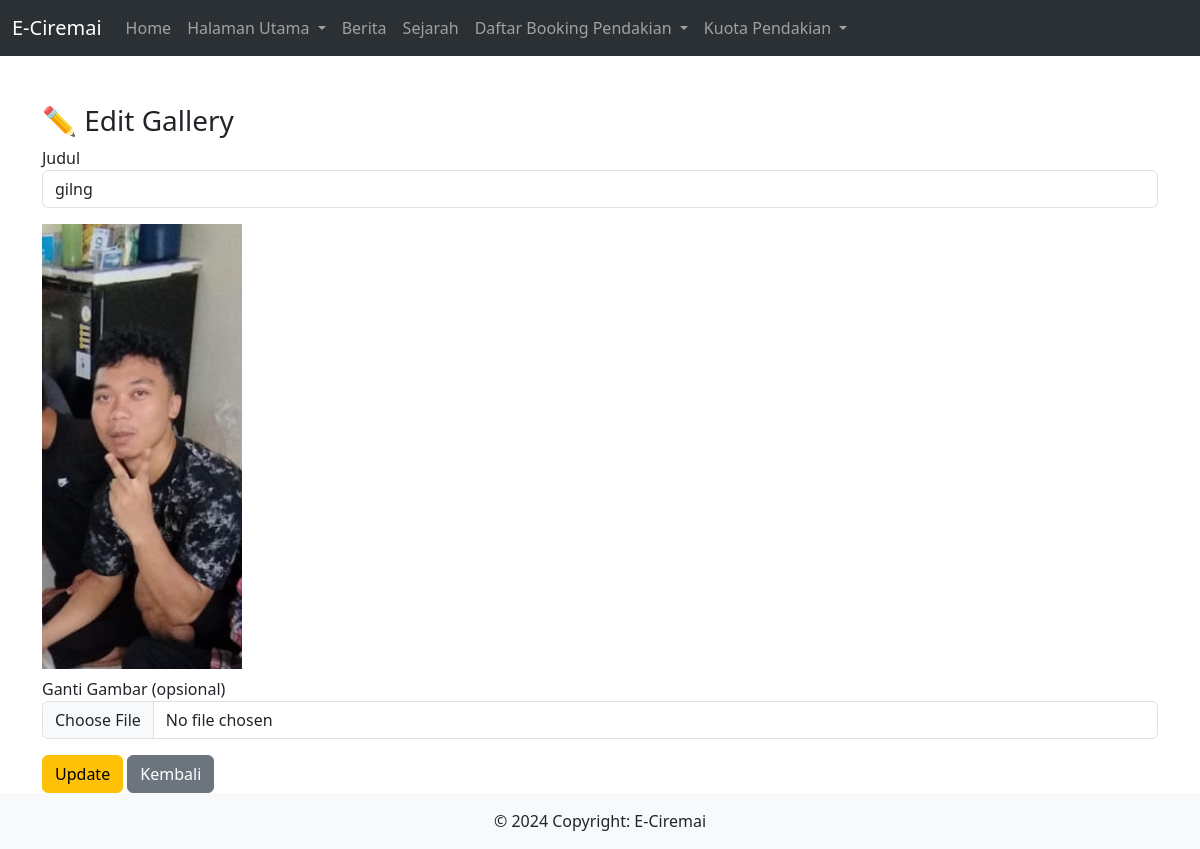
Screenshot of /Admin/gallery_edit.php?id=7 with the database file from the repository.
### tables this page shows
CREATE TABLE `gallery` (
  `id` int(11) NOT NULL,
  `judul` varchar(150) DEFAULT NULL,
  `gambar` varchar(255) DEFAULT NULL,
  `created_at` datetime DEFAULT NULL
);

### Admin/gallery_edit.php (the view, shortened to what this page needs)
<?php include_once("../inc/inc_conn.php");?>
<?php
$id = (int)$_GET['id'];
$data = mysqli_fetch_assoc(mysqli_query($koneksi,"SELECT * FROM gallery WHERE id='$id'"));
?>
<?php include "../Admin/header.php"; ?>
<div class="container mt-5">
    <h3>✏️ Edit Gallery</h3>
    <form method="POST" enctype="multipart/form-data">
        <div class="mb-3">
            <label>Judul</label>
            <input type="text" name="judul" value="<?= $data['judul'] ?>" class="form-control">
        </div>
        <div class="mb-3">
            <img src="/img/gallery/<?= $data['gambar'] ?>" width="200" class="mb-2"><br>
            <label>Ganti Gambar (opsional)</label>
            <input type="file" name="gambar" class="form-control">
        </div>
        <button name="update" class="btn btn-warning">Update</button>
        <a href="gallery_index.php" class="btn btn-secondary">Kembali</a>
    </form>
</div>
<?php include "../Admin/footer.php"; ?>

### rows the page displays
gallery: judul "gilng", gambar (picture)
